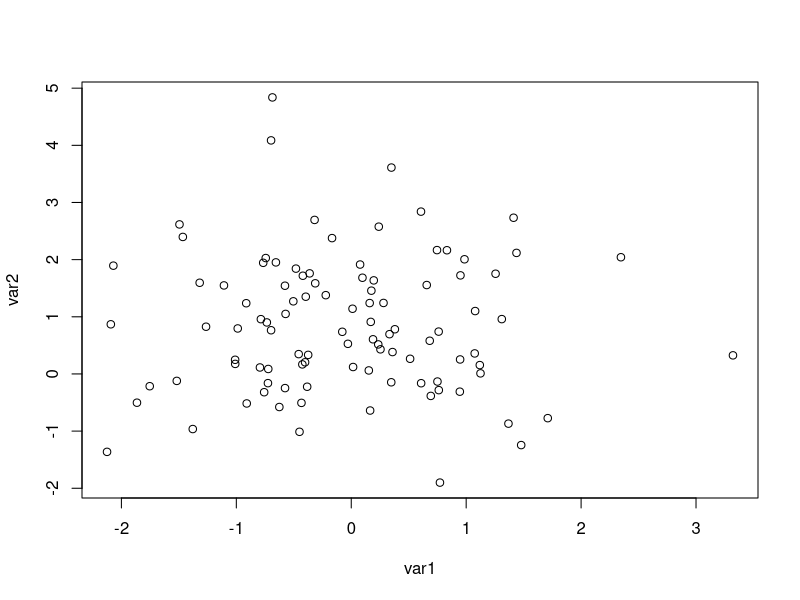
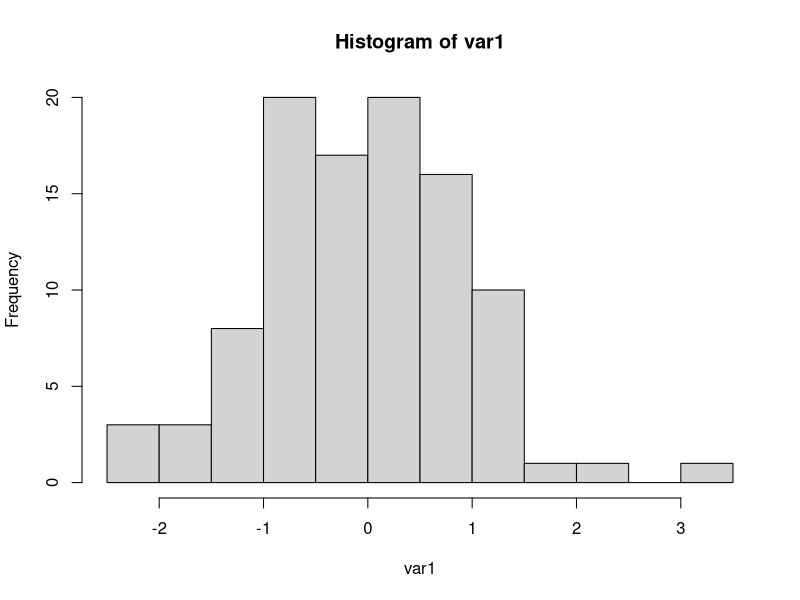
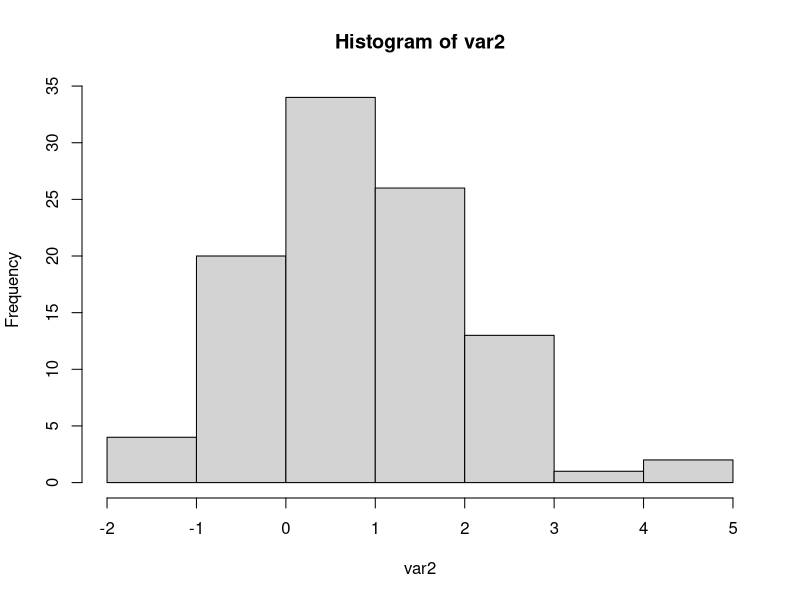
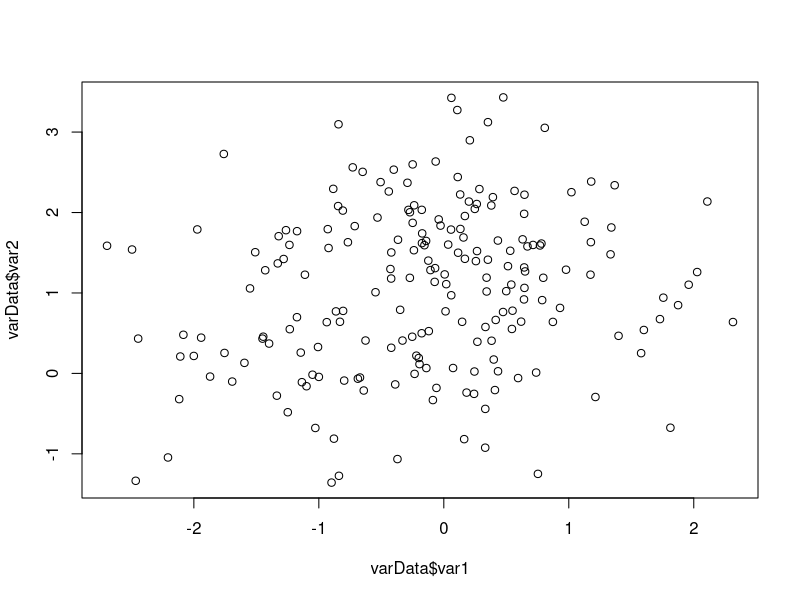
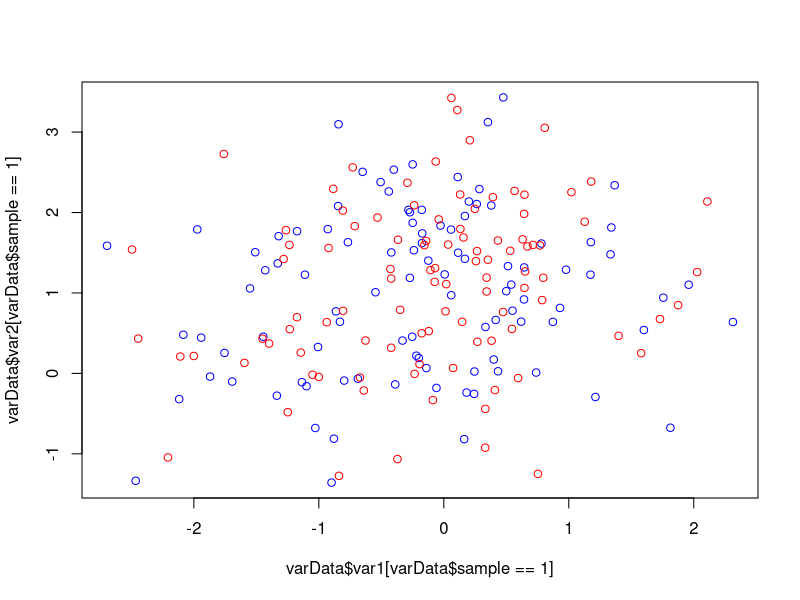
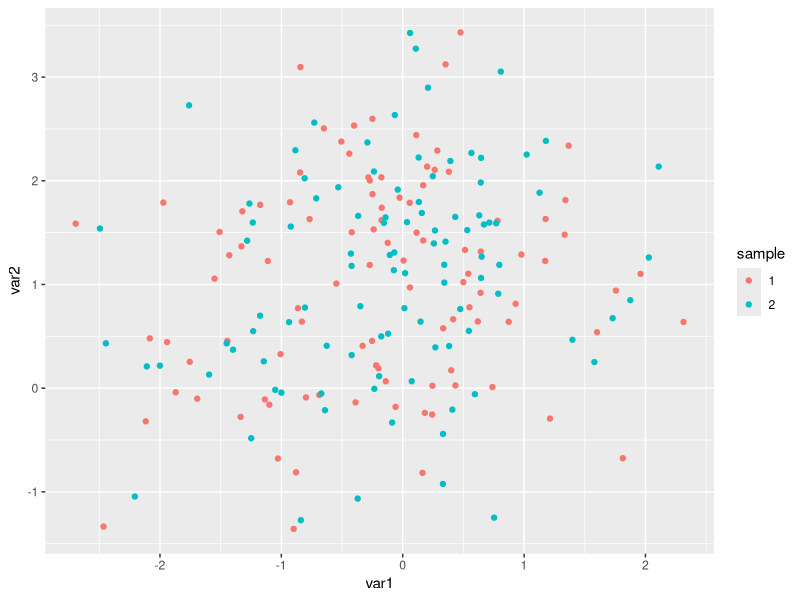
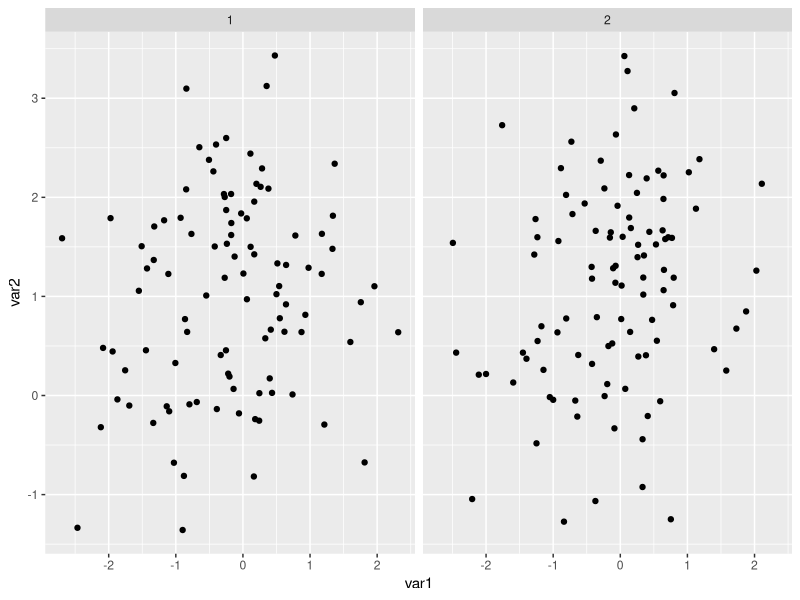
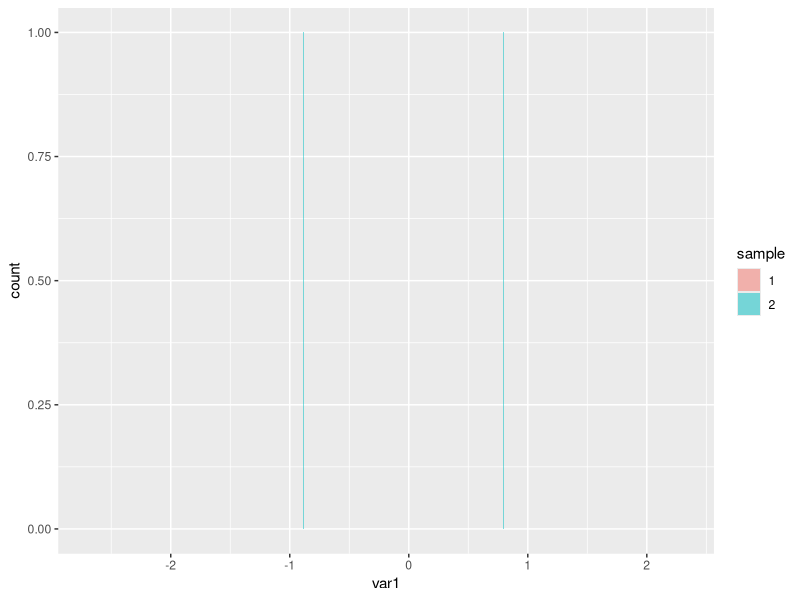

The R source for these figures, in order:
## ---- chunk 1
var1 <- rnorm(100)
var2 <- rnorm(100, 1)
plot(var1, var2)
## ---- chunk 2
hist(var1)
hist(var2)
## ---- chunk 3
varData <- data.frame(var1=c(rnorm(100), rnorm(100)), var2=c(rnorm(100, 1), rnorm(100,1)), sample=rep(c(1,2), each=100))
## ---- chunk 4
plot(varData$var1, varData$var2)
## ---- chunk 5
plot(varData$var1[varData$sample==1], varData$var2[varData$sample==1], col="blue")
points(varData$var1[varData$sample==2], varData$var2[varData$sample==2], col="red")
## ---- chunk 6
library(ggplot2)
varData$sample <- factor(varData$sample)
ggplot(varData, aes(x=var1, y=var2, colour=sample)) + geom_point()
ggplot(varData, aes(x=var1, y=var2)) + geom_point() + facet_grid(. ~ sample)
## ---- chunk 7
ggplot(varData, aes(x=var1, fill=sample)) + geom_bar(position="identity", alpha=0.5)
ggplot(varData, aes(x=var1, fill=sample)) + geom_density(alpha=0.5)
ggplot(varData, aes(x=var1)) + geom_bar() + facet_grid(sample ~ .)
## ---- chunk 8
library(reshape2)
varData2 <- melt(varData, measure.vars=c("var1", "var2"))

ggplot(varData2, aes(x=value, fill=sample)) + geom_bar(position="identity", alpha=0.5) + facet_grid(. ~ variable)
ggplot(varData2, aes(x=value)) + geom_bar() + facet_grid(sample ~ variable)
## ---- chunk 9
metabData <- read.table("pumpkin_tomatillo_data.csv",
                        sep=",", header=T, stringsAsFactors=FALSE)
colnames(metabData)[4:151] <- seq(1, 148)

metab2 <- melt(metabData, id.vars=seq(1,3), measure.vars=seq(4, 151))
varNameData <- read.table("metabID.csv", sep=",", header=T, stringsAsFactors=FALSE)

metab2$metabName <- rep(varNameData$name, each=24)
metabData <- metab2
newTreat <- rep("fresh", nrow(metabData))
newTreat[grep("lyophilized", metabData$Treatment)] <- "lyoph"
metabData$treat <- newTreat
## ---- chunk 10
ggplot(metabData, aes(x=value, fill=treat)) + geom_density(alpha=0.8) + facet_grid(Species ~ ., scales="free_y") + xlim(0, 5000)
ggplot(metabData, aes(x=value, fill=Species)) + geom_density(alpha=0.8) + facet_grid(treat ~ ., scales="free_y") + xlim(0, 5000)
## ---- chunk 11
ggplot(metabData, aes(x=metabName, y=value, fill=Species)) + geom_boxplot()
## ---- chunk 12
topChangers <- c(34, 62, 8, 17, 124, 100, 115, 9, 93, 123, 75, 71, 85, 33)
metabTop <- metabData[(metabData$variable %in% topChangers),]
ggplot(metabTop, aes(x=metabName, y=value, fill=Species)) + geom_boxplot()
ggplot(metabTop, aes(x=metabName, y=value, fill=Species)) + geom_boxplot() + scale_y_log10()
## ---- chunk 13
g <- ggplot(metabTop, aes(x=metabName, y=value, fill=Species)) + geom_boxplot()
print(g)
g + scale_y_log10()
